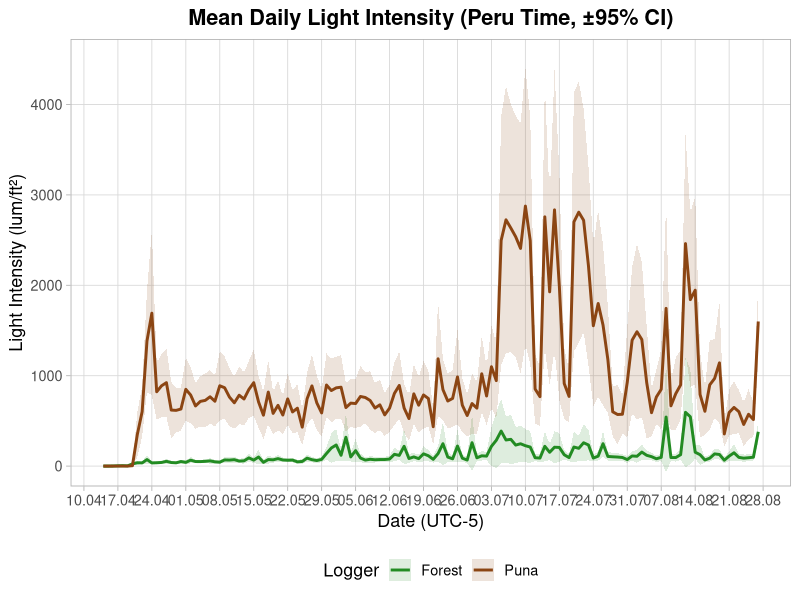
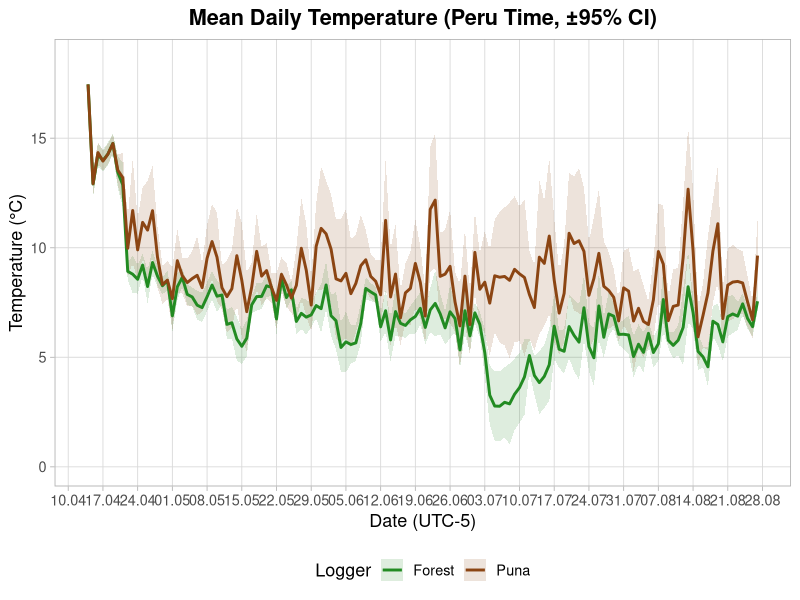
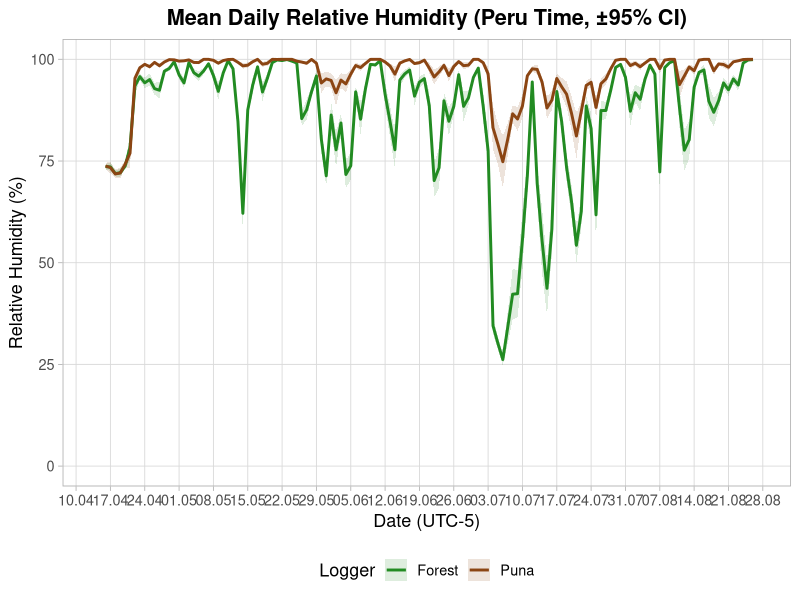
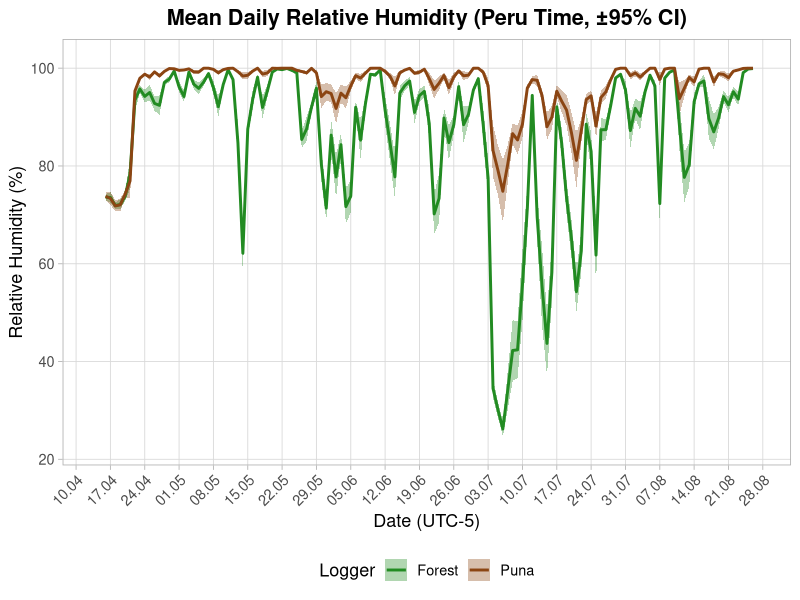
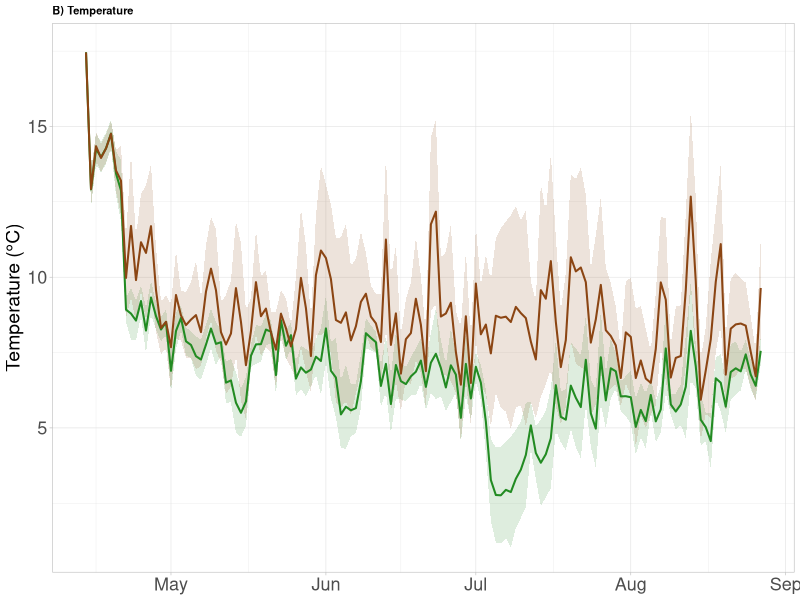
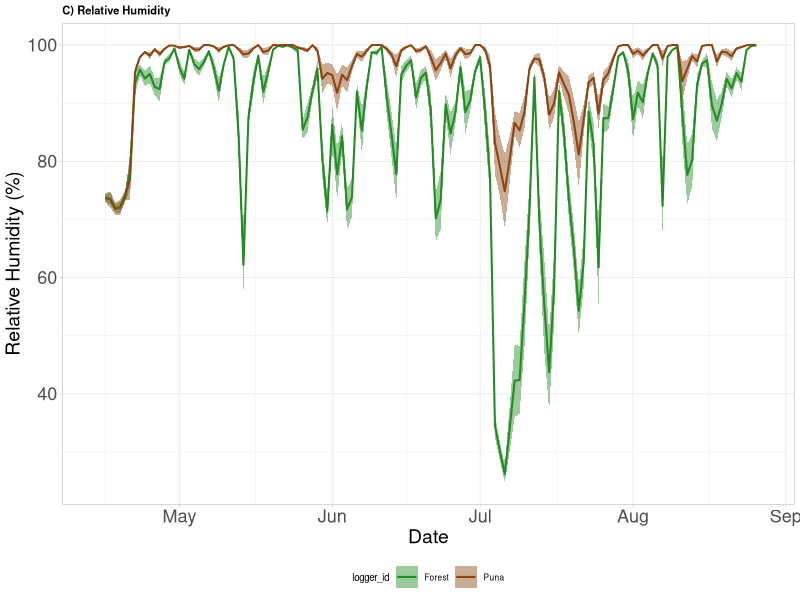
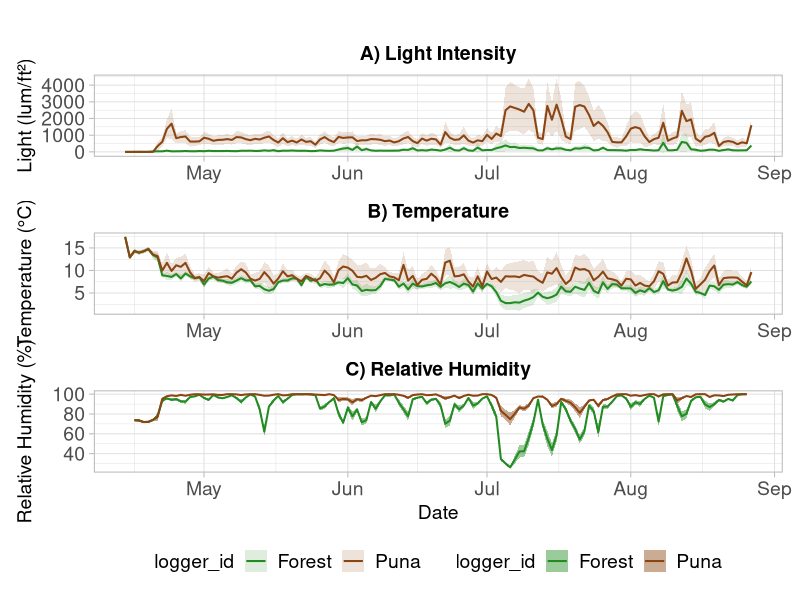

Source code (R) for these figures, in order: (Note: this script raises an error after producing the figures.)
## ---- chunk 1
setwd("C:/Users/edith clemente arena/Desktop/EPIFITAS -GRADIENTE/treeline-epiphytes/treeline-epiphytes/Doble_filtro/Data")
climadata <- read.csv("dataclima.csv", header = TRUE, sep = ";", stringsAsFactors = FALSE)
str(climadata)      # Estructura de la base de datos
head(climadata)
head(climadata$date_hour)
str(climadata$date_hour)
## ---- chunk 2
library(tidyverse)
library(dplyr)
library(ggplot2)
library(lubridate)
library(tidyr)
library(patchwork)
# 1️⃣ Convertir la fecha-hora al formato correcto
climadata <- climadata %>%
  mutate(date_hour = as.POSIXct(date_hour, format = "%d/%m/%Y %H:%M", tz = "America/Lima"))
# 2️⃣ Reorganizar datos en formato largo (para ggplot)
clima_long <- climadata %>%
  dplyr::select(date_hour, ilum_puna, ilum_forest) %>%
  pivot_longer(
    cols = c(ilum_puna, ilum_forest),
    names_to = "logger_id",
    values_to = "light_lum_ft2"
  ) %>%
  mutate(date = as.Date(date_hour))  # extraer solo la fecha
# 3️⃣ Calcular la media diaria ±95% CI por logger
daily_light <- clima_long %>%
  group_by(date, logger_id) %>%
  summarise(
    n_obs   = sum(!is.na(light_lum_ft2)),
    light_mean = mean(light_lum_ft2, na.rm = TRUE),
    light_sd   = sd(light_lum_ft2, na.rm = TRUE),
    se_l       = light_sd / sqrt(pmax(n_obs, 1)),
    tcrit      = qt(0.975, df = pmax(n_obs - 1, 1)),
    ci         = tcrit * se_l,
    .groups = "drop"
  )
# 4️⃣ Gráfico: Mean Daily Light Intensity (±95% CI)
ggplot(daily_light, aes(x = date, y = light_mean, color = logger_id, fill = logger_id)) +
  geom_ribbon(aes(ymin = light_mean - ci, ymax = light_mean + ci), alpha = 0.15, color = NA) +
  geom_line(linewidth = 1) +
  labs(
    title = "Mean Daily Light Intensity (Peru Time, ±95% CI)",
    x = "Date (UTC-5)",
    y = "Light Intensity (lum/ft²)",
    color = "Logger",
    fill  = "Logger"
  ) +
  scale_color_manual(values = c(
    "ilum_forest" = "#228B22",
    "ilum_puna"   = "#8B4513"
  ),
  labels = c("Forest", "Puna")) +
  scale_fill_manual(values = c(
    "ilum_forest" = "#228B22",
    "ilum_puna"   = "#8B4513"
  ),
  labels = c("Forest", "Puna")) +
  scale_x_date(date_breaks = "7 days", date_labels = "%d.%m") +
  coord_cartesian(ylim = c(0, 4500)) +                        # ajusta el rango según tus valores
  scale_y_continuous(breaks = seq(0, 9000, by = 1000)) +
  theme_light(base_size = 13) +
  theme(
    legend.position = "bottom",
    panel.grid.major = element_line(color = "grey85", linewidth = 0.3),
    panel.grid.minor = element_blank(),
    plot.title = element_text(face = "bold", hjust = 0.5)
  )
## ---- chunk 3
library(dplyr)
library(ggplot2)
library(lubridate)
library(tidyr)
# 1️⃣ Convertir la fecha-hora al formato correcto
climadata <- climadata %>%
  mutate(date_hour = as.POSIXct(date_hour, format = "%d/%m/%Y %H:%M", tz = "America/Lima"))
# 2️⃣ Reorganizar datos en formato largo
temp_long <- climadata %>%
  dplyr::select(date_hour, t_puna, t_forest) %>%
  pivot_longer(
    cols = c(t_puna, t_forest),
    names_to = "logger_id",
    values_to = "temperature"
  ) %>%
  mutate(date = as.Date(date_hour))
# 3️⃣ Calcular la media diaria ±95% CI por logger
daily_temp <- temp_long %>%
  group_by(date, logger_id) %>%
  summarise(
    n_obs   = sum(!is.na(temperature)),
    temp_mean = mean(temperature, na.rm = TRUE),
    temp_sd   = sd(temperature, na.rm = TRUE),
    se_t      = temp_sd / sqrt(pmax(n_obs, 1)),
    tcrit     = qt(0.975, df = pmax(n_obs - 1, 1)),
    ci        = tcrit * se_t,
    .groups = "drop"
  )
# 4️⃣ Gráfico: Mean Daily Temperature (±95% CI)
ggplot(daily_temp, aes(x = date, y = temp_mean, color = logger_id, fill = logger_id)) +
  geom_ribbon(aes(ymin = temp_mean - ci, ymax = temp_mean + ci), alpha = 0.15, color = NA) +
  geom_line(linewidth = 1) +
  labs(
    title = "Mean Daily Temperature (Peru Time, ±95% CI)",
    x = "Date (UTC-5)",
    y = "Temperature (°C)",
    color = "Logger",
    fill  = "Logger"
  ) +
  scale_color_manual(values = c(
    "t_forest" = "#228B22",  # verde
    "t_puna"   = "#8B4513"   # marrón
  ),
  labels = c("Forest", "Puna")) +
  scale_fill_manual(values = c(
    "t_forest" = "#228B22",
    "t_puna"   = "#8B4513"
  ),
  labels = c("Forest", "Puna")) +
  scale_x_date(date_breaks = "7 days", date_labels = "%d.%m") +
  coord_cartesian(ylim = c(min(daily_temp$temp_mean - daily_temp$ci, na.rm = TRUE) - 1,
                           max(daily_temp$temp_mean + daily_temp$ci, na.rm = TRUE) + 1)) +
  theme_light(base_size = 13) +
  theme(
    legend.position = "bottom",
    panel.grid.major = element_line(color = "grey85", linewidth = 0.3),
    panel.grid.minor = element_blank(),
    plot.title = element_text(face = "bold", hjust = 0.5)
  )
## ---- chunk 4
library(dplyr)
library(ggplot2)
library(lubridate)
library(tidyr)
# 1️⃣ Convertir fecha y hora
climadata <- climadata %>%
  mutate(date_hour = as.POSIXct(date_hour, format = "%d/%m/%Y %H:%M", tz = "America/Lima"))
# 2️⃣ Reorganizar datos (formato largo)
hr_long <- climadata %>%
  dplyr::select(date_hour, hr_puna, hr_forest) %>%
  pivot_longer(
    cols = c(hr_puna, hr_forest),
    names_to = "logger_id",
    values_to = "humidity"
  ) %>%
  mutate(date = as.Date(date_hour))
# 3️⃣ Calcular media diaria ±95% CI por logger
daily_hr <- hr_long %>%
  group_by(date, logger_id) %>%
  summarise(
    n_obs   = sum(!is.na(humidity)),
    hr_mean = mean(humidity, na.rm = TRUE),
    hr_sd   = sd(humidity, na.rm = TRUE),
    se_h    = hr_sd / sqrt(pmax(n_obs, 1)),
    tcrit   = qt(0.975, df = pmax(n_obs - 1, 1)),
    ci      = tcrit * se_h,
    .groups = "drop"
  )
# 4️⃣ Gráfico: Mean Daily Relative Humidity (±95% CI)
ggplot(daily_hr, aes(x = date, y = hr_mean, color = logger_id, fill = logger_id)) +
  geom_ribbon(aes(ymin = hr_mean - ci, ymax = hr_mean + ci), alpha = 0.15, color = NA) +
  geom_line(linewidth = 1) +
  labs(
    title = "Mean Daily Relative Humidity (Peru Time, ±95% CI)",
    x = "Date (UTC-5)",
    y = "Relative Humidity (%)",
    color = "Logger",
    fill  = "Logger"
  ) +
  scale_color_manual(values = c(
    "hr_forest" = "#228B22",  # verde bosque
    "hr_puna"   = "#8B4513"   # marrón puna
  ),
  labels = c("Forest", "Puna")) +
  scale_fill_manual(values = c(
    "hr_forest" = "#228B22",
    "hr_puna"   = "#8B4513"
  ),
  labels = c("Forest", "Puna")) +
  scale_x_date(date_breaks = "7 days", date_labels = "%d.%m") +
  coord_cartesian(ylim = c(0, 100)) +  # HR va de 0–100%
  theme_light(base_size = 13) +
  theme(
    legend.position = "bottom",
    panel.grid.major = element_line(color = "grey85", linewidth = 0.3),
    panel.grid.minor = element_blank(),
    plot.title = element_text(face = "bold", hjust = 0.5)
  )


#CORREGIR

ggplot(
  daily_hr,
  aes(
    x = date,
    y = hr_mean,
    color = logger_id,
    fill = logger_id
  )
) +

  # IC95%
  geom_ribbon(
    aes(
      ymin = hr_mean - ci,
      ymax = hr_mean + ci
    ),
    alpha = 0.35,
    color = NA
  ) +

  # Media diaria
  geom_line(linewidth = 1) +

  labs(
    title = "Mean Daily Relative Humidity (Peru Time, ±95% CI)",
    x = "Date (UTC-5)",
    y = "Relative Humidity (%)",
    color = "Logger",
    fill  = "Logger"
  ) +

  scale_color_manual(
    values = c(
      "hr_forest" = "#228B22",
      "hr_puna"   = "#8B4513"
    ),
    labels = c("Forest", "Puna")
  ) +

  scale_fill_manual(
    values = c(
      "hr_forest" = "#228B22",
      "hr_puna"   = "#8B4513"
    ),
    labels = c("Forest", "Puna")
  ) +

  scale_x_date(
    date_breaks = "7 days",
    date_labels = "%d.%m"
  ) +

  coord_cartesian(
    ylim = c(
      min(daily_hr$hr_mean - daily_hr$ci, na.rm = TRUE) - 2,
      max(daily_hr$hr_mean + daily_hr$ci, na.rm = TRUE) + 2
    )
  ) +

  theme_light(base_size = 13) +

  theme(
    legend.position = "bottom",
    panel.grid.major = element_line(
      color = "grey85",
      linewidth = 0.3
    ),
    panel.grid.minor = element_blank(),
    plot.title = element_text(
      face = "bold",
      hjust = 0.5
    ),
    axis.text.x = element_text(
      angle = 45,
      hjust = 1
    )
  )

## ---- chunk 5
# Tema compacto
tema_compacto <- theme_light(base_size = 8) +  # tamaño base más pequeño
  theme(
    axis.text = element_text(size = 6),
    axis.title = element_text(size = 7),
    strip.text = element_text(size = 7),
    legend.text = element_text(size = 6),
    legend.title = element_text(size = 7),
    plot.title = element_text(size = 8, face = "bold"),
    legend.position = "none"
  )
# 1️ LUZ (ilum_puna / ilum_forest)
g_light <- ggplot(daily_light, aes(x = date, y = light_mean, color = logger_id, fill = logger_id)) +
  geom_ribbon(aes(ymin = light_mean - ci, ymax = light_mean + ci),
              alpha = 0.15, color = NA) +
  geom_line(linewidth = 0.7) +
  labs(y = "Light (lum/ft²)", x = NULL, title = "A) Light Intensity") +
  scale_color_manual(values = c("ilum_forest" = "#228B22", "ilum_puna" = "#8B4513"),
                     labels = c("Forest", "Puna")) +
  scale_fill_manual(values = c("ilum_forest" = "#228B22", "ilum_puna" = "#8B4513"),
                    labels = c("Forest", "Puna")) +
  tema_compacto
g_light <- g_light +
  theme(
    axis.text = element_text(size = 13),
    axis.title = element_text(size = 14)
  )

# 2️ TEMPERATURA
g_temp <- ggplot(daily_temp, aes(x = date, y = temp_mean, color = logger_id, fill = logger_id)) +
  geom_ribbon(aes(ymin = temp_mean - ci, ymax = temp_mean + ci),
              alpha = 0.15, color = NA) +
  geom_line(linewidth = 0.7) +
  labs(y = "Temperature (°C)", x = NULL, title = "B) Temperature") +
  scale_color_manual(values = c("t_forest" = "#228B22", "t_puna" = "#8B4513"),
                     labels = c("Forest", "Puna")) +
  scale_fill_manual(values = c("t_forest" = "#228B22", "t_puna" = "#8B4513"),
                    labels = c("Forest", "Puna")) +
  tema_compacto

g_temp <- g_temp +
  theme(
    axis.text = element_text(size = 13),
    axis.title = element_text(size = 14)
  )

g_temp

# 3️ HUMEDAD RELATIVA
g_hr <- ggplot(daily_hr, aes(x = date, y = hr_mean, color = logger_id, fill = logger_id)) +
  geom_ribbon(aes(ymin = hr_mean - ci, ymax = hr_mean + ci),
              alpha = 0.45, color = NA) +
  geom_line(linewidth = 0.7) +
  labs(y = "Relative Humidity (%)", x = "Date", title = "C) Relative Humidity") +
  scale_color_manual(values = c("hr_forest" = "#228B22", "hr_puna" = "#8B4513"),
                     labels = c("Forest", "Puna")) +
  scale_fill_manual(values = c("hr_forest" = "#228B22", "hr_puna" = "#8B4513"),
                    labels = c("Forest", "Puna")) +
  tema_compacto +
  theme(legend.position = "bottom")

g_hr <- g_hr +
  theme(
    axis.text = element_text(size = 13),
    axis.title = element_text(size = 14)
  )
g_hr
#Tema profesional uniforme
tema_publicacion <- theme_light(base_size = 14) +
  theme(
    axis.text = element_text(size = 14),
    axis.title = element_text(size = 14),
    strip.text = element_text(size = 14),
    legend.text = element_text(size = 14),
    legend.title = element_text(size = 14),
    plot.title = element_text(size = 14, face = "bold", hjust = 0.5)
  )
#aplicar el tema en los graficos
g_light <- g_light + tema_publicacion +
  scale_x_date(
    date_breaks = "1 month",
    date_labels = "%b"
  )

g_temp  <- g_temp  + tema_publicacion +
  scale_x_date(
    date_breaks = "1 month",
    date_labels = "%b"
  )

g_hr    <- g_hr    + tema_publicacion +
  scale_x_date(
    date_breaks = "1 month",
    date_labels = "%b"
  )

# 4️ COMBINAR LOS GRÁFICOS
g_clima <- (g_light / g_temp / g_hr) +
  plot_layout(
    heights = c(1,1,1),
    guides = "collect"   # <- recoge todas las leyendas en una sola
  ) +
  plot_annotation(
    title = " ",
    theme = theme(plot.title = element_text(size = 16, face = "bold", hjust = 0.5))
  ) &
  theme(legend.position = "bottom")   # <- mueve la leyenda abajo


ggsave(
  filename = "Environmental_conditions_patchwork.png",
  plot = g_clima,
  width = 12,       # ancho en pulgadas
  height = 14,      # alto en pulgadas (3 paneles)
  dpi = 300         # resolución alta
)
## ---- chunk 6
# ==============================
# LIBRERÍAS
# ==============================
library(dplyr)
library(ggplot2)
library(patchwork)

# ==============================
# TEMA DE PUBLICACIÓN (uniforme)
# ==============================
tema_publicacion <- theme_light(base_size = 14) +
  theme(
    axis.text = element_text(size = 14),
    axis.title = element_text(size = 14),
    strip.text = element_text(size = 14),
    legend.text = element_text(size = 14),
    legend.title = element_text(size = 14),
    plot.title = element_text(size = 14, face = "bold"),
    panel.grid.minor = element_blank()
  )

# ==============================
# ESCALA DE FECHAS CADA 1 MES
# ==============================
escala_fecha <- scale_x_date(
  date_breaks = "1 month",
  date_labels = "%b"
)
unique(daily_light$logger_id)
unique(daily_temp_clean$logger_id)
unique(daily_hr_clean$logger_id)
# ==============================
# 1) LUZ
# ==============================
g_light <- ggplot(daily_light, aes(date, light_mean, color = logger_id, fill = logger_id)) +
  geom_ribbon(aes(ymin = light_mean - ci, ymax = light_mean + ci),
              alpha = 0.15, color = NA) +
  geom_line(linewidth = 0.7) +
  labs(y = "Light Intensity (lum/ft²)", x = NULL, title = "A) Light Intensity") +
  scale_color_manual(values = c("ilum_forest" = "#228B22", "ilum_puna" = "#8B4513"),
                     labels = c("Forest", "Puna")) +
  scale_fill_manual(values = c("ilum_forest" = "#228B22", "ilum_puna" = "#8B4513"),
                    labels = c("Forest", "Puna")) +
  escala_fecha +
  tema_publicacion +
  theme(legend.position = "none")   # quitar leyenda aquí


# ==============================
# 2) TEMPERATURA 
# ==============================
daily_temp_clean <- daily_temp %>% 
  filter(!is.na(temp_mean), !is.na(ci), n_obs > 1)

g_temp <- ggplot(daily_temp_clean, aes(date, temp_mean, color = logger_id, fill = logger_id)) +
  geom_ribbon(aes(ymin = temp_mean - ci, ymax = temp_mean + ci),
              alpha = 0.15, color = NA) +
  geom_line(linewidth = 0.7) +
  labs(y = "Temperature (°C)", x = NULL, title = "B) Temperature") +
  scale_color_manual(values = c("t_forest" = "#228B22", "t_puna" = "#8B4513"),
                     labels = c("Forest", "Puna")) +
  scale_fill_manual(values = c("t_forest" = "#228B22", "t_puna" = "#8B4513"),
                    labels = c("Forest", "Puna")) +
  escala_fecha +
  tema_publicacion +
  theme(legend.position = "none")   # quitar leyenda aquí


# ==============================
# 3) HUMEDAD RELATIVA
# ==============================
daily_hr_clean <- daily_hr %>% 
  filter(!is.na(hr_mean), !is.na(ci), n_obs > 1)

g_hr <- ggplot(daily_hr_clean, aes(date, hr_mean, color = logger_id, fill = logger_id)) +
  geom_ribbon(aes(ymin = hr_mean - ci, ymax = hr_mean + ci),
              alpha = 0.4, color = NA) +
  geom_line(linewidth = 0.7) +
  labs(y = "Relative Humidity (%)", x = "Date", title = "C) Relative Humidity") +
  scale_color_manual(values = c("hr_forest" = "#228B22", "hr_puna" = "#8B4513"),
                     labels = c("Forest", "Puna")) +
  scale_fill_manual(values = c("hr_forest" = "#228B22", "hr_puna" = "#8B4513"),
                    labels = c("Forest", "Puna")) +
  escala_fecha +
  tema_publicacion +
  theme(legend.position = "bottom")   # SOLO aquí dejamos leyenda


# ==============================
# COMBINAR LOS TRES GRÁFICOS
# ==============================
g_clima <- (g_light / g_temp / g_hr) +
  plot_layout(heights = c(1,1,1), guides = "collect") +  # collect = una sola leyenda
  plot_annotation(
    title = "Daily Environmental Conditions (Puna vs Forest, ±95% CI)",
    theme = theme(plot.title = element_text(size = 16, face = "bold", hjust = 0.5))+
      theme(legend.position = "bottom")

  )

# ==============================
# MOSTRAR
# ==============================
g_clima

# ==============================
# EXPORTAR PARA PAPER
# ==============================
ggsave("Environmental_conditions_panel.png", g_clima,
       width = 12, height = 14, dpi = 300)

# Versión journal (TIFF 600 dpi)
ggsave("Environmental_conditions_panel.tiff", g_clima,
       width = 12, height = 14, dpi = 600, compression = "lzw")

#para el caption calcula media, min y max
daily_light %>%
  group_by(logger_id) %>%
  summarise(
    mean = mean(light_mean, na.rm = TRUE),
    min = min(light_mean, na.rm = TRUE),
    max = max(light_mean, na.rm = TRUE)
  )

daily_temp %>%
  group_by(logger_id) %>%
  summarise(
    mean = mean(temp_mean, na.rm = TRUE),
    min = min(temp_mean, na.rm = TRUE),
    max = max(temp_mean, na.rm = TRUE)
  )

daily_hr %>%
  group_by(logger_id) %>%
  summarise(
    mean = mean(hr_mean, na.rm = TRUE),
    min = min(hr_mean, na.rm = TRUE),
    max = max(hr_mean, na.rm = TRUE)
  )
## ---- chunk 7
g_light <- ggplot(daily_light,
                  aes(date, light_mean, color = logger_id, fill = logger_id)) +
  geom_ribbon(aes(ymin = light_mean - ci,
                  ymax = light_mean + ci),
              alpha = 0.15, color = NA) +
  geom_line(linewidth = 0.7) +
  labs(
    y = "Light Intensity (lum/ft²)",
    x = NULL,
    title = "A) Light Intensity"
  ) +
  scale_color_manual(
    name = "Habitat",
    values = c(
      "ilum_forest" = "#228B22",
      "ilum_puna"   = "#8B4513"
    ),
    labels = c("Forest", "Puna")
  ) +
  scale_fill_manual(
    name = "Habitat",
    values = c(
      "ilum_forest" = "#228B22",
      "ilum_puna"   = "#8B4513"
    ),
    labels = c("Forest", "Puna")
  ) +
  escala_fecha +
  tema_publicacion +
  theme(legend.position = "none")

g_temp <- ggplot(daily_temp_clean,
                 aes(date, temp_mean, color = logger_id, fill = logger_id)) +
  geom_ribbon(aes(ymin = temp_mean - ci,
                  ymax = temp_mean + ci),
              alpha = 0.15, color = NA) +
  geom_line(linewidth = 0.7) +
  labs(
    y = "Temperature (°C)",
    x = NULL,
    title = "B) Temperature"
  ) +
  scale_color_manual(
    name = "Habitat",
    values = c(
      "t_forest" = "#228B22",
      "t_puna"   = "#8B4513"
    ),
    labels = c("Forest", "Puna")
  ) +
  scale_fill_manual(
    name = "Habitat",
    values = c(
      "t_forest" = "#228B22",
      "t_puna"   = "#8B4513"
    ),
    labels = c("Forest", "Puna")
  ) +
  escala_fecha +
  tema_publicacion +
  theme(legend.position = "none")
g_hr <- ggplot(daily_hr_clean,
               aes(date, hr_mean, color = logger_id, fill = logger_id)) +
  geom_ribbon(aes(ymin = hr_mean - ci,
                  ymax = hr_mean + ci),
              alpha = 0.15, color = NA) +
  geom_line(linewidth = 0.7) +
  labs(
    y = "Relative Humidity (%)",
    x = "Date",
    title = "C) Relative Humidity"
  ) +
  scale_color_manual(
    name = "Habitat",
    values = c(
      "hr_forest" = "#228B22",
      "hr_puna"   = "#8B4513"
    ),
    labels = c("Forest", "Puna")
  ) +
  scale_fill_manual(
    name = "Habitat",
    values = c(
      "hr_forest" = "#228B22",
      "hr_puna"   = "#8B4513"
    ),
    labels = c("Forest", "Puna")
  ) +
  escala_fecha +
  tema_publicacion +
  theme(legend.position = "bottom")

g_clima <- (g_light / g_temp / g_hr) +
  plot_layout(
    heights = c(1, 1, 1),
    guides = "collect"
  ) +
  plot_annotation(
    title = "Daily Environmental Conditions (Puna vs Forest, ±95% CI)",
    theme = theme(
      plot.title = element_text(
        size = 16,
        face = "bold",
        hjust = 0.5
      )
    )
  ) &
  theme(
    legend.position = "bottom",
    legend.title = element_text(face = "bold"),
    legend.text = element_text(size = 11)
  )

ggsave("Environmental_conditions_panel.png", g_clima,
       width = 12, height = 14, dpi = 300)
